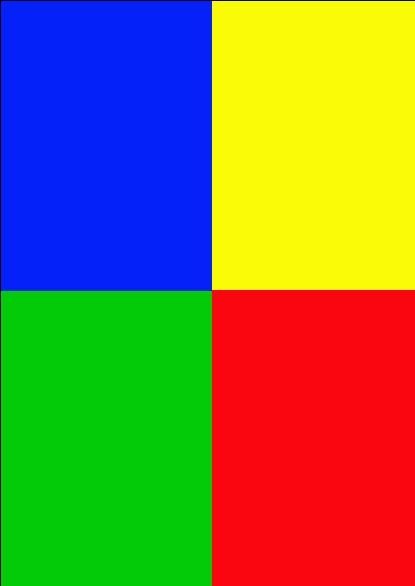
#> input picture images/RGBY.jpg, 415 x 586 px
$ jupyter execute test1.ipynb
#> lines starting #> are read from the running program, lines starting #| are printed output that depends on the picture
Show image

[cell 1]
import cv2
from matplotlib import pyplot as plt
img = cv2.imread("images/RGBY.jpg", 1)
#> img is the input picture: shape (586, 415, 3); mean B, G, R 70.6, 122.3, 124.1
plt.imshow(img)

Resize image

[cell 2]
resized = cv2.resize(img, None, fx=2, fy=2, interpolation = cv2.INTER_CUBIC)
# [4 lines of commented-out code are left out]

Pixel value of each corner

[cell 3]
print(img.shape)
#| (586, 415, 3)
print("Top left", img[0,0])
#| Top left [38  3  0]
print("Top right", img[0, 400])
#| Top right [ 0 20 21]
print("Bottom Left", img[580, 0])
#| Bottom Left [ 0 55  0]
print("Bottom right", img[580, 400])
#| Bottom right [ 16   6 250]

cv2.waitKey(0)
cv2.destroyAllWindows()

Show individual color channels in the image

[cell 4]
blue = img[:, :, 0]
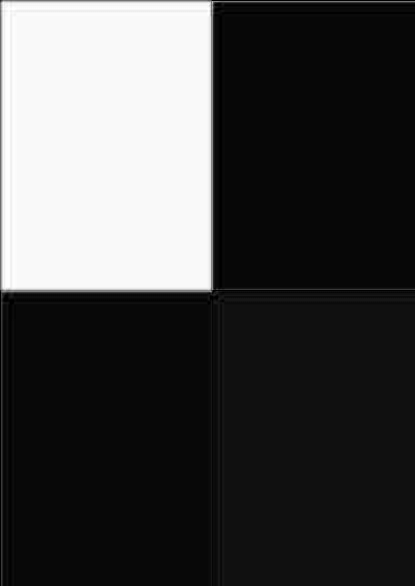
#> blue: shape (586, 415); min 0, max 255, mean 70.6
green = img[:, :,1]
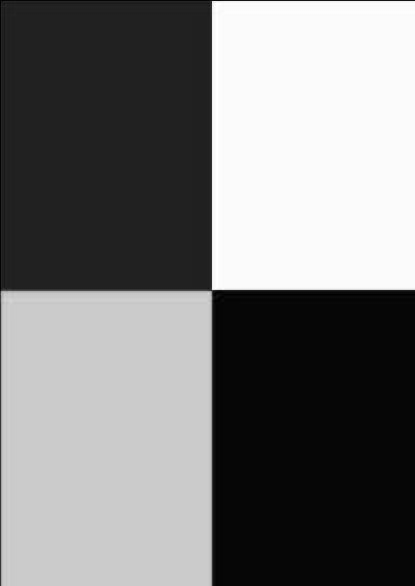
#> green: shape (586, 415); min 0, max 255, mean 122.3
red = img[:,:,2]
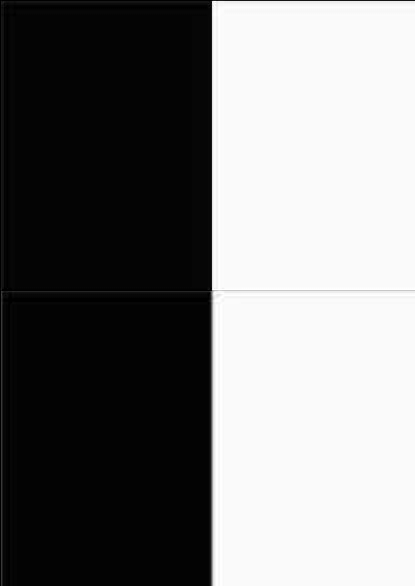
#> red: shape (586, 415); min 0, max 255, mean 124.1

cv2.imshow("red pic",red)
cv2.imshow("green pic", green)
cv2.imshow("blue pic", blue)
cv2.waitKey(0)
cv2.destroyAllWindows()

Split all channels at once

[cell 5]
b,g,r = cv2.split(img)
cv2.imshow("green pic", g)
cv2.waitKey(0)
cv2.destroyAllWindows()

merge each image into bgr

[cell 6]
img_merged = cv2.merge((b,g,r))
cv2.imshow("merged pic",img_merged)
cv2.waitKey(0)
cv2.destroyAllWindows()

edge detection

[cell 7]
osteo_img = cv2.imread("images/Osteosarcoma_01.tif", 0)
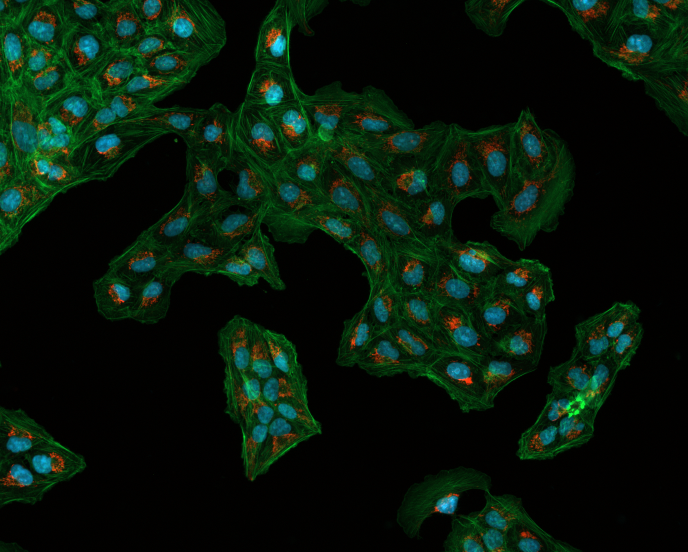
#> input picture images/Osteosarcoma_01.tif, 1376 x 1104 px (shown at 1/2 size)
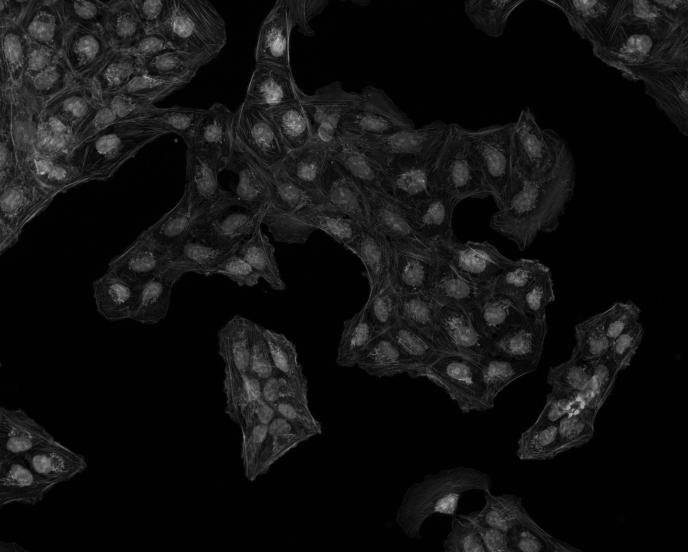
#> osteo_img: shape (1104, 1376) (shown at 1/2 size); min 0, max 255, mean 17.4
edges = cv2.Canny(osteo_img,100,200)
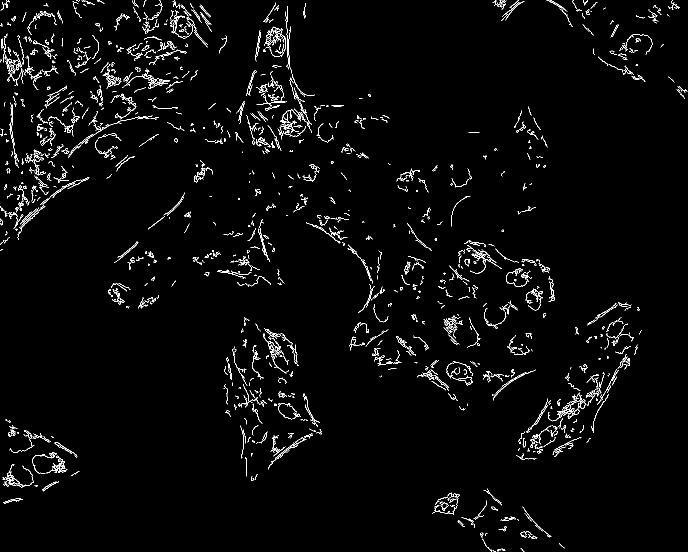
#> edges: shape (1104, 1376) (shown at 1/2 size); 2.4% white in thin lines or dots
cv2.imshow("Original Image", osteo_img)
cv2.imshow("Canny", edges)
cv2.waitKey(0)
cv2.destroyAllWindows()
